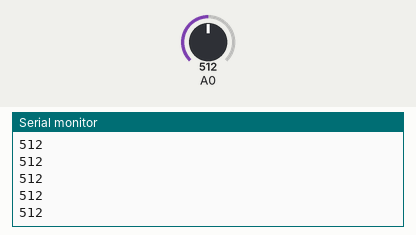
The sketch below on a simulated Arduino Uno, built with avr-gcc and run on an emulated ATmega328P. Shown: the last lines printed to the serial monitor. Inputs (shaded band) come from the test bench; at power-on: A0 = 512.

Above: at 1.2 s.
1.3 s: A0 set to 716
At 2.1 s:
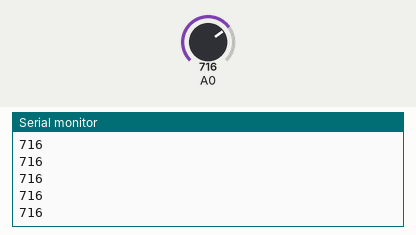
2.8 s: A0 set to 900
At 3.5 s:
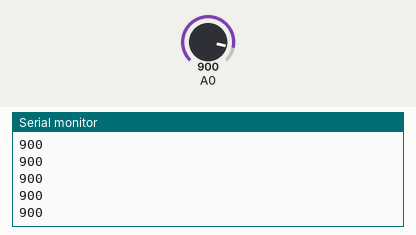
Timing chart, 0 to 5.8 s (numbered marks = the images above; inputs shaded):
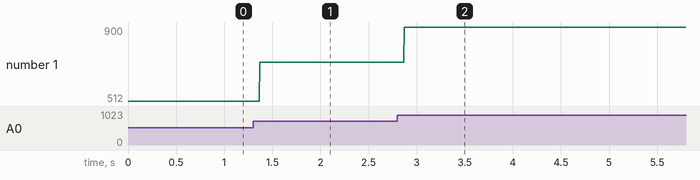

The sketch:

WaterSensorAnalog_01.ino
```cpp
int val;

void setup() {
  Serial.begin(9600);
  pinMode(A0, INPUT);


}

void loop() {
  val = analogRead(A0);
  Serial.println(val);
}
```

Measured:
- after the input at 1.3 s, the serial monitor: prints a new line after 0.07 s (image 1)
- after the input at 2.8 s, the serial monitor: prints a new line after 0.07 s (image 2)
- plotted number 1: 512 → 716 after the input at 1.3 s, 716 → 900 after the input at 2.8 s
